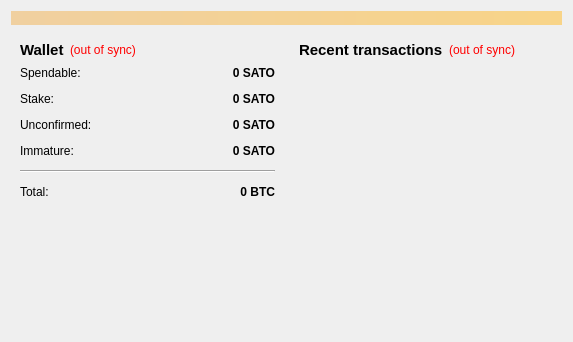
<?xml version="1.0" encoding="UTF-8"?>
<ui version="4.0">
 <class>OverviewPage</class>
 <widget class="QWidget" name="OverviewPage">
  <property name="geometry">
   <rect>
    <x>0</x>
    <y>0</y>
    <width>573</width>
    <height>342</height>
   </rect>
  </property>
  <property name="windowTitle">
   <string>Form</string>
  </property>
  <layout class="QVBoxLayout" name="topLayout">
   <item>
    <widget class="QLabel" name="labelAlerts">
     <property name="visible">
      <bool>false</bool>
     </property>
     <property name="styleSheet">
      <string notr="true">background-color: qlineargradient(x1: 0, y1: 0, x2: 1, y2: 0, stop:0 #F0D0A0, stop:1 #F8D488);  color:#000000
</string>
     </property>
     <property name="wordWrap">
      <bool>true</bool>
     </property>
     <property name="margin">
      <number>3</number>
     </property>
    </widget>
   </item>
   <item>
    <layout class="QHBoxLayout" name="horizontalLayout" stretch="1,1">
     <item>
      <layout class="QVBoxLayout" name="verticalLayout_2">
       <item>
        <widget class="QWidget" name="widget" native="true">
         <layout class="QVBoxLayout" name="verticalLayout_4">
          <item>
           <layout class="QHBoxLayout" name="horizontalLayout_4">
            <item>
             <widget class="QLabel" name="label_5">
              <property name="font">
               <font>
                <pointsize>11</pointsize>
                <weight>75</weight>
                <bold>true</bold>
               </font>
              </property>
              <property name="text">
               <string>Wallet</string>
              </property>
             </widget>
            </item>
            <item>
             <widget class="QLabel" name="labelWalletStatus">
              <property name="toolTip">
               <string>The displayed information may be out of date. Your wallet automatically synchronizes with the SatoriCoin network after a connection is established, but this process has not completed yet.</string>
              </property>
              <property name="styleSheet">
               <string notr="true">QLabel { color: red; }</string>
              </property>
              <property name="text">
               <string notr="true">(out of sync)</string>
              </property>
              <property name="alignment">
               <set>Qt::AlignLeading|Qt::AlignLeft|Qt::AlignVCenter</set>
              </property>
             </widget>
            </item>
            <item>
             <spacer name="horizontalSpacer_2">
              <property name="orientation">
               <enum>Qt::Horizontal</enum>
              </property>
              <property name="sizeHint" stdset="0">
               <size>
                <width>40</width>
                <height>20</height>
               </size>
              </property>
             </spacer>
            </item>
           </layout>
          </item>
          <item>
           <layout class="QFormLayout" name="formLayout_2">
            <property name="fieldGrowthPolicy">
             <enum>QFormLayout::AllNonFixedFieldsGrow</enum>
            </property>
            <property name="horizontalSpacing">
             <number>12</number>
            </property>
            <property name="verticalSpacing">
             <number>12</number>
            </property>
            <item row="0" column="0">
             <widget class="QLabel" name="label">
              <property name="text">
               <string>Spendable:</string>
              </property>
             </widget>
            </item>
            <item row="0" column="1">
             <widget class="QLabel" name="labelBalance">
              <property name="font">
               <font>
                <weight>75</weight>
                <bold>true</bold>
               </font>
              </property>
              <property name="cursor">
               <cursorShape>IBeamCursor</cursorShape>
              </property>
              <property name="toolTip">
               <string>Your current spendable balance</string>
              </property>
              <property name="text">
               <string notr="true">0 SATO</string>
              </property>
              <property name="alignment">
               <set>Qt::AlignRight|Qt::AlignTrailing|Qt::AlignVCenter</set>
              </property>
              <property name="textInteractionFlags">
               <set>Qt::LinksAccessibleByMouse|Qt::TextSelectableByKeyboard|Qt::TextSelectableByMouse</set>
              </property>
             </widget>
            </item>
            <item row="1" column="0">
             <widget class="QLabel" name="label_6">
              <property name="text">
               <string>Stake:</string>
              </property>
             </widget>
            </item>
            <item row="1" column="1">
             <widget class="QLabel" name="labelStake">
              <property name="font">
               <font>
                <weight>75</weight>
                <bold>true</bold>
               </font>
              </property>
              <property name="cursor">
               <cursorShape>IBeamCursor</cursorShape>
              </property>
              <property name="toolTip">
               <string>Total of coins that was staked, and do not yet count toward the current balance</string>
              </property>
              <property name="text">
               <string notr="true">0 SATO</string>
              </property>
              <property name="alignment">
               <set>Qt::AlignRight|Qt::AlignTrailing|Qt::AlignVCenter</set>
              </property>
              <property name="textInteractionFlags">
               <set>Qt::LinksAccessibleByMouse|Qt::TextSelectableByKeyboard|Qt::TextSelectableByMouse</set>
              </property>
             </widget>
            </item>
            <item row="2" column="0">
             <widget class="QLabel" name="label_3">
              <property name="text">
               <string>Unconfirmed:</string>
              </property>
             </widget>
            </item>
            <item row="2" column="1">
             <widget class="QLabel" name="labelUnconfirmed">
              <property name="font">
               <font>
                <weight>75</weight>
                <bold>true</bold>
               </font>
              </property>
              <property name="cursor">
               <cursorShape>IBeamCursor</cursorShape>
              </property>
              <property name="toolTip">
               <string>Total of transactions that have yet to be confirmed, and do not yet count toward the current balance</string>
              </property>
              <property name="text">
               <string notr="true">0 SATO</string>
              </property>
              <property name="alignment">
               <set>Qt::AlignRight|Qt::AlignTrailing|Qt::AlignVCenter</set>
              </property>
              <property name="textInteractionFlags">
               <set>Qt::LinksAccessibleByMouse|Qt::TextSelectableByKeyboard|Qt::TextSelectableByMouse</set>
              </property>
             </widget>
            </item>
            <item row="3" column="0">
             <widget class="QLabel" name="labelImmatureText">
              <property name="text">
               <string>Immature:</string>
              </property>
             </widget>
            </item>
            <item row="3" column="1">
             <widget class="QLabel" name="labelImmature">
              <property name="font">
               <font>
                <weight>75</weight>
                <bold>true</bold>
               </font>
              </property>
              <property name="toolTip">
               <string>Mined balance that has not yet matured</string>
              </property>
              <property name="text">
               <string notr="true">0 SATO</string>
              </property>
              <property name="alignment">
               <set>Qt::AlignRight|Qt::AlignTrailing|Qt::AlignVCenter</set>
              </property>
              <property name="textInteractionFlags">
               <set>Qt::LinksAccessibleByMouse|Qt::TextSelectableByKeyboard|Qt::TextSelectableByMouse</set>
              </property>
             </widget>
            </item>
            <item row="4" column="0" colspan="2">
             <widget class="Line" name="line">
              <property name="orientation">
               <enum>Qt::Horizontal</enum>
              </property>
             </widget>
            </item>
            <item row="5" column="0">
             <widget class="QLabel" name="labelTotalText">
              <property name="text">
               <string>Total:</string>
              </property>
             </widget>
            </item>
            <item row="5" column="1">
             <widget class="QLabel" name="labelTotal">
              <property name="font">
               <font>
                <weight>75</weight>
                <bold>true</bold>
               </font>
              </property>
              <property name="cursor">
               <cursorShape>IBeamCursor</cursorShape>
              </property>
              <property name="toolTip">
               <string>Your current total balance</string>
              </property>
              <property name="text">
               <string notr="true">0 BTC</string>
              </property>
              <property name="alignment">
               <set>Qt::AlignRight|Qt::AlignTrailing|Qt::AlignVCenter</set>
              </property>
              <property name="textInteractionFlags">
               <set>Qt::LinksAccessibleByMouse|Qt::TextSelectableByKeyboard|Qt::TextSelectableByMouse</set>
              </property>
             </widget>
            </item>
           </layout>
          </item>
         </layout>
        </widget>
       </item>
       <item>
        <spacer name="verticalSpacer">
         <property name="orientation">
          <enum>Qt::Vertical</enum>
         </property>
         <property name="sizeHint" stdset="0">
          <size>
           <width>20</width>
           <height>40</height>
          </size>
         </property>
        </spacer>
       </item>
      </layout>
     </item>
     <item>
      <layout class="QVBoxLayout" name="verticalLayout_3">
       <item>
        <widget class="QWidget" name="widget_2" native="true">
         <layout class="QVBoxLayout" name="verticalLayout">
          <item>
           <layout class="QHBoxLayout" name="horizontalLayout_2">
            <item>
             <widget class="QLabel" name="label_4">
              <property name="font">
               <font>
                <pointsize>11</pointsize>
                <weight>75</weight>
                <bold>true</bold>
               </font>
              </property>
              <property name="text">
               <string>&lt;b&gt;Recent transactions&lt;/b&gt;</string>
              </property>
             </widget>
            </item>
            <item>
             <widget class="QLabel" name="labelTransactionsStatus">
              <property name="toolTip">
               <string>The displayed information may be out of date. Your wallet automatically synchronizes with the SatoriCoin network after a connection is established, but this process has not completed yet.</string>
              </property>
              <property name="styleSheet">
               <string notr="true">QLabel { color: red; }</string>
              </property>
              <property name="text">
               <string notr="true">(out of sync)</string>
              </property>
              <property name="alignment">
               <set>Qt::AlignRight|Qt::AlignTrailing|Qt::AlignVCenter</set>
              </property>
             </widget>
            </item>
            <item>
             <spacer name="horizontalSpacer">
              <property name="orientation">
               <enum>Qt::Horizontal</enum>
              </property>
              <property name="sizeHint" stdset="0">
               <size>
                <width>40</width>
                <height>20</height>
               </size>
              </property>
             </spacer>
            </item>
           </layout>
          </item>
          <item>
           <widget class="QListView" name="listTransactions">
            <property name="styleSheet">
             <string notr="true">QListView { background: transparent; }</string>
            </property>
            <property name="frameShape">
             <enum>QFrame::NoFrame</enum>
            </property>
            <property name="verticalScrollBarPolicy">
             <enum>Qt::ScrollBarAlwaysOff</enum>
            </property>
            <property name="horizontalScrollBarPolicy">
             <enum>Qt::ScrollBarAlwaysOff</enum>
            </property>
            <property name="selectionMode">
             <enum>QAbstractItemView::NoSelection</enum>
            </property>
           </widget>
          </item>
         </layout>
        </widget>
       </item>
      </layout>
     </item>
    </layout>
   </item>
  </layout>
 </widget>
 <resources/>
 <connections/>
</ui>
